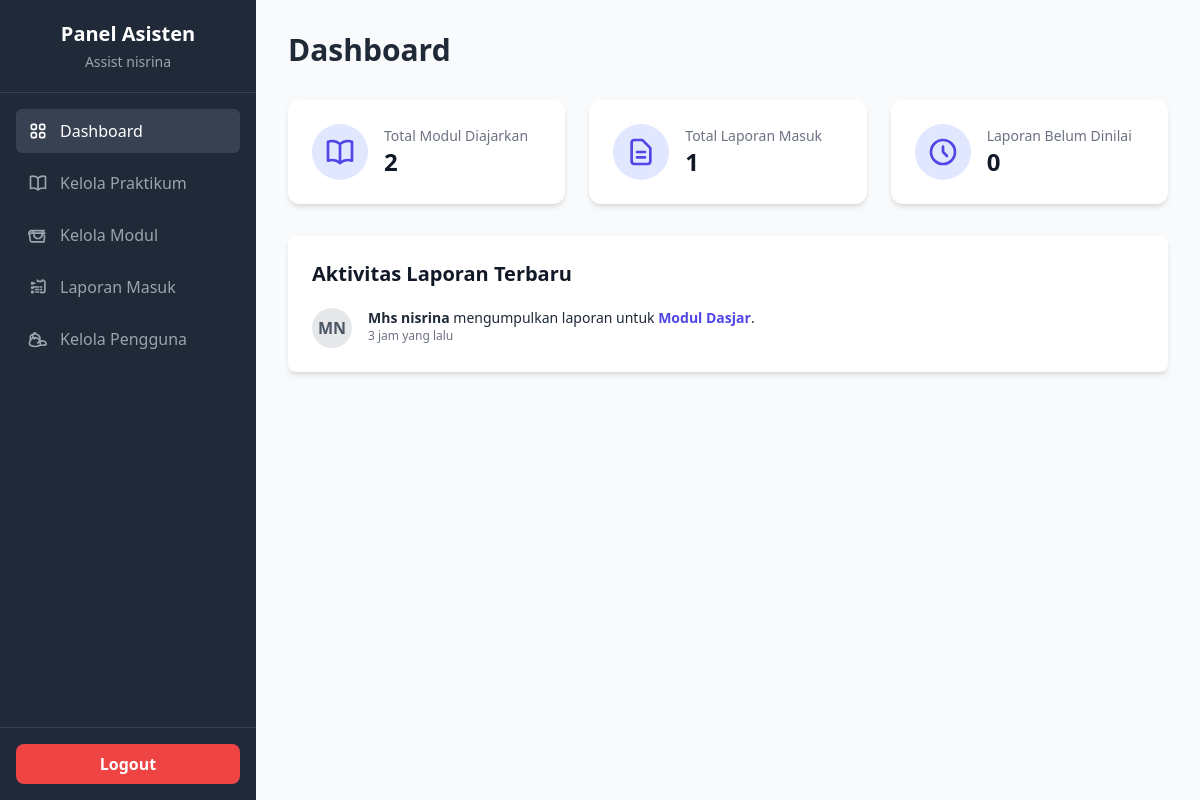
Screenshot of /asisten/dashboard.php (signed in) with the database file from the repository.
### tables this page shows
CREATE TABLE `laporan_prak` (
  `id` int(11) NOT NULL,
  `user_id` int(11) NOT NULL,
  `modul_id` int(11) NOT NULL,
  `file_lapor_path` varchar(255) NOT NULL,
  `tanggal_upload` timestamp NOT NULL DEFAULT current_timestamp(),
  `status_laporan` enum('submitted','late','dinilai') DEFAULT 'submitted',
  `nilai` int(11) DEFAULT NULL,
  `feedback_asisten` text DEFAULT NULL,
  `tanggal_dinilai` timestamp NULL DEFAULT NULL
);

CREATE TABLE `users` (
  `id` int(11) NOT NULL,
  `nama` varchar(100) NOT NULL,
  `email` varchar(100) NOT NULL,
  `password` varchar(255) NOT NULL,
  `role` enum('mahasiswa','asisten') NOT NULL,
  `created_at` timestamp NOT NULL DEFAULT current_timestamp()
);

CREATE TABLE `modul_prak` (
  `id` int(11) NOT NULL,
  `mata_prak_id` int(11) NOT NULL,
  `nomor_modul` int(11) NOT NULL,
  `nama_modul` varchar(100) NOT NULL,
  `desc_modul` text DEFAULT NULL,
  `file_modul_path` varchar(255) DEFAULT NULL,
  `due_date` timestamp NULL DEFAULT NULL,
  `created_at` timestamp NOT NULL DEFAULT current_timestamp()
);

### asisten/dashboard.php (the view, shortened to what this page needs)
<?php
require_once 'templates/header.php';
require_once '../includes/config.php';
function time_ago($datetime) {
    $timestamp = strtotime($datetime);
    $strTime = array("detik", "menit", "jam", "hari", "bulan", "tahun");
    $length = array("60", "60", "24", "30", "12", "10");
    $currentTime = time();
    if ($currentTime >= $timestamp) {
        $diff = $currentTime - $timestamp;
        for ($i = 0; $diff >= $length[$i] && $i < count($length) - 1; $i++) {
            $diff = $diff / $length[$i];
        }
        $diff = round($diff);
        return $diff . " " . $strTime[$i] . " yang lalu";
    }
}
function get_initials($name) {
    $words = explode(" ", $name);
    $initials = "";
    $i = 0;
    foreach ($words as $w) {
        if ($i < 2) {
            $initials .= mb_substr($w, 0, 1);
            $i++;
        }
    }
    return strtoupper($initials);
}
$total_modul_result = $conn->query("SELECT COUNT(id) as total FROM modul_prak");
$total_modul = $total_modul_result->fetch_assoc()['total'];
$total_laporan_result = $conn->query("SELECT COUNT(id) as total FROM laporan_prak");
$total_laporan = $total_laporan_result->fetch_assoc()['total'];
$laporan_belum_dinilai_result = $conn->query("SELECT COUNT(id) as total FROM laporan_prak WHERE status_laporan = 'belum dinilai'");
$laporan_belum_dinilai = $laporan_belum_dinilai_result->fetch_assoc()['total'];
$sql_recent = "SELECT
                    lp.tanggal_upload,
                    u.nama AS nama_mahasiswa,
                    mp.nama_modul
                FROM
                    laporan_prak AS lp
                JOIN users AS u ON lp.user_id = u.id
                JOIN modul_prak AS mp ON lp.modul_id = mp.id
                ORDER BY lp.tanggal_upload DESC
                LIMIT 5";
$recent_laporan_result = $conn->query($sql_recent);
?>
<div class="grid grid-cols-1 md:grid-cols-2 lg:grid-cols-3 gap-6 mb-8">
    <div class="bg-white p-6 rounded-xl shadow-md flex items-center space-x-4">
        <div class="bg-indigo-100 text-indigo-600 p-3 rounded-full">
        </div>
        <div>
            <p class="text-gray-500 text-sm">Total Modul Diajarkan</p>
            <p class="text-2xl font-bold text-gray-900"><?php echo $total_modul; ?></p>
        </div>
    </div>
    <div class="bg-white p-6 rounded-xl shadow-md flex items-center space-x-4">
        <div class="bg-indigo-100 text-indigo-600 p-3 rounded-full">
           <svg class="w-8 h-8" fill="none" stroke="currentColor" viewBox="0 0 24 24"><path stroke-linecap="round" stroke-linejoin="round" stroke-width="2" d="M9 12h6m-6 4h6m2 5H7a2 2 0 01-2-2V5a2 2 0 012-2h5.586a1 1 0 01.707.293l5.414 5.414a1 1 0 01.293.707V19a2 2 0 01-2 2z"></path></svg>
        </div>
        <div>
            <p class="text-gray-500 text-sm">Total Laporan Masuk</p>
            <p class="text-2xl font-bold text-gray-900"><?php echo $total_laporan; ?></p>
        </div>
    </div>
    <div class="bg-white p-6 rounded-xl shadow-md flex items-center space-x-4">
        <div class="bg-indigo-100 text-indigo-600 p-3 rounded-full">
           <svg class="w-8 h-8" fill="none" stroke="currentColor" viewBox="0 0 24 24"><path stroke-linecap="round" stroke-linejoin="round" stroke-width="2" d="M12 8v4l3 3m6-3a9 9 0 11-18 0 9 9 0 0118 0z"></path></svg>
        </div>
        <div>
            <p class="text-gray-500 text-sm">Laporan Belum Dinilai</p>
            <p class="text-2xl font-bold text-gray-900"><?php echo $laporan_belum_dinilai; ?></p>
        </div>
    </div>
</div>
<div class="bg-white p-6 rounded-lg shadow-md">
    <h3 class="text-xl font-bold text-gray-900 mb-5">Aktivitas Laporan Terbaru</h3>
    <div class="space-y-5">
        <?php if ($recent_laporan_result->num_rows > 0): ?>
            <?php while($laporan = $recent_laporan_result->fetch_assoc()): ?>
                <div class="flex items-start space-x-4">
                    <div class="flex-shrink-0">
                        <div class="w-10 h-10 rounded-full bg-gray-200 text-gray-600 font-bold flex items-center justify-center">
                            <?php echo get_initials($laporan['nama_mahasiswa']); ?>
                        </div>
                    </div>
                    <div>
                        <p class="text-sm text-gray-800">
                            <span class="font-bold"><?php echo htmlspecialchars($laporan['nama_mahasiswa']); ?></span>
                            mengumpulkan laporan untuk <span class="font-semibold text-indigo-600"><?php echo htmlspecialchars($laporan['nama_modul']); ?></span>.
                        </p>
                        <p class="text-xs text-gray-500">
                            <?php echo time_ago($laporan['tanggal_upload']); ?>
                        </p>
                    </div>
                </div>
            <?php endwhile; ?>
        <?php else: ?>
            <p class="text-center text-gray-500 py-4">Belum ada aktivitas laporan masuk.</p>
        <?php endif; ?>
    </div>
</div>
<?php
require_once 'templates/footer.php';
?>

### rows the page displays
laporan_prak: user.nama "MN", user.nama "Mhs nisrina", modul.nama_modul "Modul Dasjar", tanggal_upload "3 jam yang lalu"

### other values shown
$_SESSION['nama'] "Assist nisrina"
$pageTitle "Dashboard"
$total_modul "2"
$total_laporan "1"
$laporan_belum_dinilai "0"
